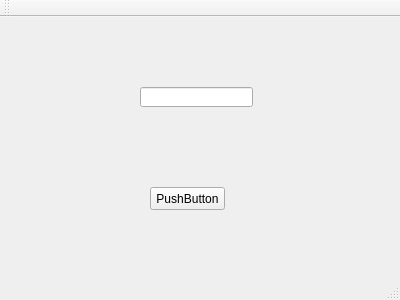
<?xml version="1.0" encoding="UTF-8"?>
<ui version="4.0">
 <class>MainWindow</class>
 <widget class="QMainWindow" name="MainWindow">
  <property name="geometry">
   <rect>
    <x>0</x>
    <y>0</y>
    <width>400</width>
    <height>300</height>
   </rect>
  </property>
  <property name="windowTitle">
   <string>MainWindow</string>
  </property>
  <widget class="QWidget" name="centralWidget">
   <widget class="QPushButton" name="pushButton">
    <property name="geometry">
     <rect>
      <x>150</x>
      <y>170</y>
      <width>75</width>
      <height>23</height>
     </rect>
    </property>
    <property name="text">
     <string>PushButton</string>
    </property>
   </widget>
   <widget class="QLineEdit" name="lineEdit">
    <property name="geometry">
     <rect>
      <x>140</x>
      <y>70</y>
      <width>113</width>
      <height>20</height>
     </rect>
    </property>
   </widget>
  </widget>
  <widget class="QMenuBar" name="menuBar">
   <property name="geometry">
    <rect>
     <x>0</x>
     <y>0</y>
     <width>400</width>
     <height>21</height>
    </rect>
   </property>
  </widget>
  <widget class="QToolBar" name="mainToolBar">
   <attribute name="toolBarArea">
    <enum>TopToolBarArea</enum>
   </attribute>
   <attribute name="toolBarBreak">
    <bool>false</bool>
   </attribute>
  </widget>
  <widget class="QStatusBar" name="statusBar"/>
 </widget>
 <layoutdefault spacing="6" margin="11"/>
 <resources/>
 <connections>
  <connection>
   <sender>pushButton</sender>
   <signal>clicked()</signal>
   <receiver>MainWindow</receiver>
   <slot>close()</slot>
   <hints>
    <hint type="sourcelabel">
     <x>187</x>
     <y>214</y>
    </hint>
    <hint type="destinationlabel">
     <x>199</x>
     <y>149</y>
    </hint>
   </hints>
  </connection>
 </connections>
</ui>
